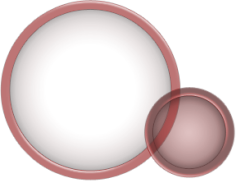
#> input picture Sprites/Shoot_Bottom_Right.png, 236 x 182 px; its folder holds 2 pictures in this run
$ python image_compiler.py Sprites
#> lines starting #> are read from the running program, lines starting #| are printed output that depends on the picture
import time
import requests
import os
import sys

from PIL import Image
IMAGE_SIZE = [1024, 1024];


BANNER = "\033[0;36mWelcome to reteach's SpriteSheet Generator...\033[0m"""
LUA_HEADER = """
local Spritesheet = require(script:FindFirstAncestorWhichIsA("ModuleScript").Spritesheet)

local {name} = {{}}
{name}.__index = {name}
setmetatable({name}, Spritesheet)

{varibles}

function {name}.new()
	local new{name} = Spritesheet.new()
	setmetatable(new{name}, {name})

"""
class node:
    def __init__(self, position, size):
        self.image = None
        self.size = size;
        self.position = position;
        self.down = None;
        self.right = None;


def sortImages(images):
    images.sort(key=lambda img: img.size[0] * img.size[1], reverse=True)#Sort all images by total area width * height

def loadImages(path):
    sprites = [];
    for file in os.listdir(path):
        file_path = os.path.join(path, file)
        if os.path.isfile(file_path):
            try:
                print("\033[0;32mLoading: \033[4;34m" + file + "\033[0m")
                loadedImage = Image.open(file_path)
                sprites.append(loadedImage)
            except:
                print("\033[0;31mFailed to open:\033[0;34m " + file + " \033[0;33m(PNG files work best with this program) \033[0m")
    return sprites;

def findTreeSpotHelper(node, img):
    if node.image is not None:
        return findTreeSpotHelper(node.right, img) or findTreeSpotHelper(node.down, img)
    elif (node.size[0] >= img.size[0] and node.size[1] >= img.size[1]):
        return node;
    else:
        return None;

def findTreeSpot(trees, img):
    found = None;
    for tree in trees:
        found = findTreeSpotHelper(tree, img)
        if found:
            break;
    if found:
        return found;
    else:
        found = node([0,0],IMAGE_SIZE[:])
        trees.append(found)
        return found

def getImageSize(current):
    if current is None:
        return [0,0]
    if current.image is None:
        return [0,0]
    right = getImageSize(current.right)
    down = getImageSize(current.down)

    curExtent = [current.image.size[0] + current.position[0], current.image.size[1] + current.position[1]];
    return [max(curExtent[0],right[0],down[0]), max(curExtent[1],right[1],down[1])]


def packImagesRecursive(current, spriteSheet):
    if current is None:
        return
    if current.image is None:
        return
    spriteSheet.paste(current.image, box=(current.position[0],current.position[1]))
    packImagesRecursive(current.right, spriteSheet);
    packImagesRecursive(current.down, spriteSheet);

def getOutputFolder(path):
    name = "/output"
    ext = 0
    while os.path.exists(path + name + str(ext)):
        ext += 1

    os.mkdir(path + name + str(ext))
    return path + name + str(ext)

def packImages(trees,name,output):
    for idx,tree in enumerate(trees):
       size = getImageSize(tree)
       print("Spritesheet " + str(idx) + " will be " + str(size) + " pixels")
       spriteSheet = Image.new(mode="RGBA", size=(size[0],size[1]))
       packImagesRecursive(tree,spriteSheet)
       if len(trees) == 1:
           idx = ""
       filePath = output + "/"  + name + str(idx) + ".png"
       spriteSheet.save(filePath)
       usageTrack("imageCreated")
       print("\033[0;32mImage wrote to: \033[0;34m" + filePath +  "\033[0m")

def buildTree(trees, sprites):
    print("Building tree...")
    for img in sprites:
        if img.size[0] > IMAGE_SIZE[0] or img.size[1] > IMAGE_SIZE[1]:
            raise Exception("All images must be <= 1024 pixels in both axes" + img.filename + " is too big")
        else:
            foundNode = findTreeSpot(trees, img)
            foundNode.image = img;
            foundNode.right = node(
                    [foundNode.position[0] + img.size[0], foundNode.position[1]], #Position
                    [foundNode.size[0] - img.size[0], img.size[1]] #Size
            )
            foundNode.down = node(
                    [foundNode.position[0], foundNode.position[1] + img.size[1]],#Position
                    [foundNode.size[0], foundNode.size[1] - img.size[1]] #Size
            )

def loadSprites(path):
    sprites = loadImages(path)
    sortImages(sprites)
    return sprites

def getName():
    name = input("Enter a name for the output spritesheet(s)\033[0;33m (Naming your spritesheet is important for referencing it later in lua)\033[0m: ")
    return name if name != "" else "untitled"

def getImageFolder():
    #spritesFolder = os.path.exists("./Sprites") if
    if len(sys.argv) > 1:
        return sys.argv[1]
    else:
        sys.exit("\033[0;31mMust supply a source file\n\033[0;33mpython3 spritesheet.py sourcefilehere\033[0m")
       # [7 lines of commented-out code are left out]

def getOutputType():
    output = -1
    while output == -1:
        print("How would you like the output formatted?")
        print("\t\033[4;34m1\033[0m Lua Sprite Sheet Module Compatible \033[0;33m(recommened)\033[0m")
        print("\t\033[4;34m2\033[0m Lua table output")
        print("\t\033[4;34m3\033[0m No output")
        choice = input("Enter one of the options above: ")
        try:
            choice = int(choice)
            if choice > 0 and choice < 4:
                output = choice
            else:
                print("\033[0;31mPlease enter a valid choice\033[0m"'')
        except:
            print("\033[0;31mPlease enter a valid choice\033[0m"'')
    return output

def getSpriteModuleHelper(current,name,idx):
    if current is None:
        return ""
    if current.image is None:
        return ""
    fileName = os.path.basename(current.image.filename)
    periodPos = fileName.rfind(".")
    fileName = fileName[:periodPos]
    right = getSpriteModuleHelper(current.right, name, idx)
    down = getSpriteModuleHelper(current.down, name, idx)
    return "\tnew{name}:AddSprite(\"{fname}\", Vector2.new({p1}, {p2}), Vector2.new({s1}, {s2}), {name}Sheet{idx})\n".format(
            name = name,
            fname = fileName,
            p1 = current.position[0],
            p2 = current.position[1],
            s1 = current.image.size[0],
            s2 = current.image.size[1],
            idx = idx
    ) + right + down

def genSpriteSheetModule(trees, output, name):
    elements = ""
    for idx,tree in enumerate(trees):
        if len(trees) == 1:
            idx = ""
        elements += getSpriteModuleHelper(tree, name, str(idx))
    output += elements + "\treturn new{name}\nend\n\nreturn {name}".format(name=name)
    return output

def imageVariblesGenerate(trees,name):
    output = ""
    for idx,tree in enumerate(trees):
        if len(trees) == 1:
            idx == ""
        output += "local {name}Sheet{idx} = \"rbxassetid://ID_OF_{upname}{idx}_HERE\"\n".format(name=name, idx=idx, upname=name.upper())
    return output

def generateLua(text,name, outputFolder):
    try:
        outputFile = open(outputFolder+ "/" + name + ".lua", "w")
        outputFile.write(text)
        outputFile.close()
    except E:
        print("\033[0;31mFailed to write {name}.lua\033[0m".format(name=name))
        raise E

    filePath = outputFolder+ "/" + name + ".lua"
    print("\033[0;32mLua module wrote to: \033[0;34m" + filePath +  "\033[0m")


def generateLuaOutput(outputType, name, trees, outputFolder):
    outputString = ""
    if outputType == 3:
        usageTrack("no-output")
        return;
    print("\033[0;32mGenerating output...\033[0m")
    if outputType == 1:
        usageTrack("module-output")
        varibles = imageVariblesGenerate(trees, name)
        outputString = LUA_HEADER.format(name=name, varibles=varibles)
        outputString = genSpriteSheetModule(trees, outputString, name)
    elif outputType == 2:
        usageTrack("table-output")
        outputString += imageVariblesGenerate(trees,name)
        outputString += "\nreturn {\n"
        outputString += generateLuaTableOutput(trees,name)
        outputString += "}"
    generateLua(outputString,name, outputFolder)


def genLuaTableHelper(current,name,idx):
    if current is None:
        return ""
    if current.image is None:
        return ""
    fileName = os.path.basename(current.image.filename)
    periodPos = fileName.rfind(".")
    fileName = fileName[:periodPos]
    right = genLuaTableHelper(current.right, name, idx)
    down = genLuaTableHelper(current.down, name, idx)
    return "\t[\"{fname}\"] = {{Sheet = {name}Sheet{idx}, Position = Vector2.new({p1}, {p2}), Size = Vector2.new({s1}, {s2})}};\n".format(
            name = name,
            fname = fileName,
            p1 = current.position[0],
            p2 = current.position[1],
            s1 = current.image.size[0],
            s2 = current.image.size[1],
            idx = idx
    ) + right + down


def generateLuaTableOutput(trees, name):
    output = ""
    for idx, tree in enumerate(trees):
        if len(trees) == 1:
            idx = ""
        output += genLuaTableHelper(tree, name, idx)
    return output

# This function goes to a counter api which lets me see how this application is being used and what features are being used most often. No personal data is being sent or anything linkable to yourself
# Having the usage data allows me to better prioritize what features to update/make better
# Please don't spam the api, this is an open source tool and this data helps me tremendously
def usageTrack(usecase):
    requests.get('https://api.countapi.xyz/hit/SpriteSheetGenerator_Test/' + usecase)


def init():
    print(BANNER)
    usageTrack("start")


def main():
    init()
    name = getName()
#> the answer given: out.png
    path = getImageFolder()
    sprites = loadSprites(path)
#> in loadImages, loadedImage is the input picture: PIL image 236x182 RGBA; mean R, G, B, A 61.7, 32.6, 32.6, 59.2
#> in loadSprites, `sprites = loadImages(path)`: sprites = 2 items
#> sprites = 2 items
    trees = []
    buildTree(trees,sprites)
#> the loop in buildTree, `for img in sprites:` made 2 passes
    outputFolder = getOutputFolder(path)
    packImages(trees,name, outputFolder)
#> the loop in packImages, `for idx,tree in enumerate(trees):` made 1 pass
#> (size, filePath) on pass 1: ([418, 182], 'Sprites/output0/out.png.png')
#| Spritesheet 0 will be [418, 182] pixels
#| [0;32mImage wrote to: [0;34mSprites/output0/out.png.png[0m
#> pass 1, in packImages, `spriteSheet.save(filePath)`:
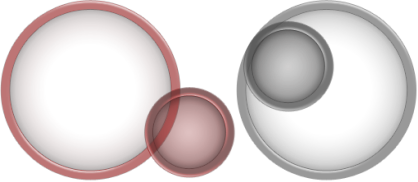
#> saved as out.png.png: PIL image 418x182 RGBA; mean R, G, B, A 59.4, 42.9, 42.9, 66.6; transparent parts drawn white
    outputType = getOutputType()
#> the loop in getOutputType, `while output == -1:` made 1 pass; the answer given on pass 1: 1
    generateLuaOutput(outputType,name,trees, outputFolder)
#> the loop in imageVariblesGenerate, `for idx,tree in enumerate(trees):` made 1 pass
#> the loop in genSpriteSheetModule, `for idx,tree in enumerate(trees):` made 1 pass
    print("Finished...")
    usageTrack("finished")
    time.sleep(1)
#packSprites("./test_images");:wqq


main()
